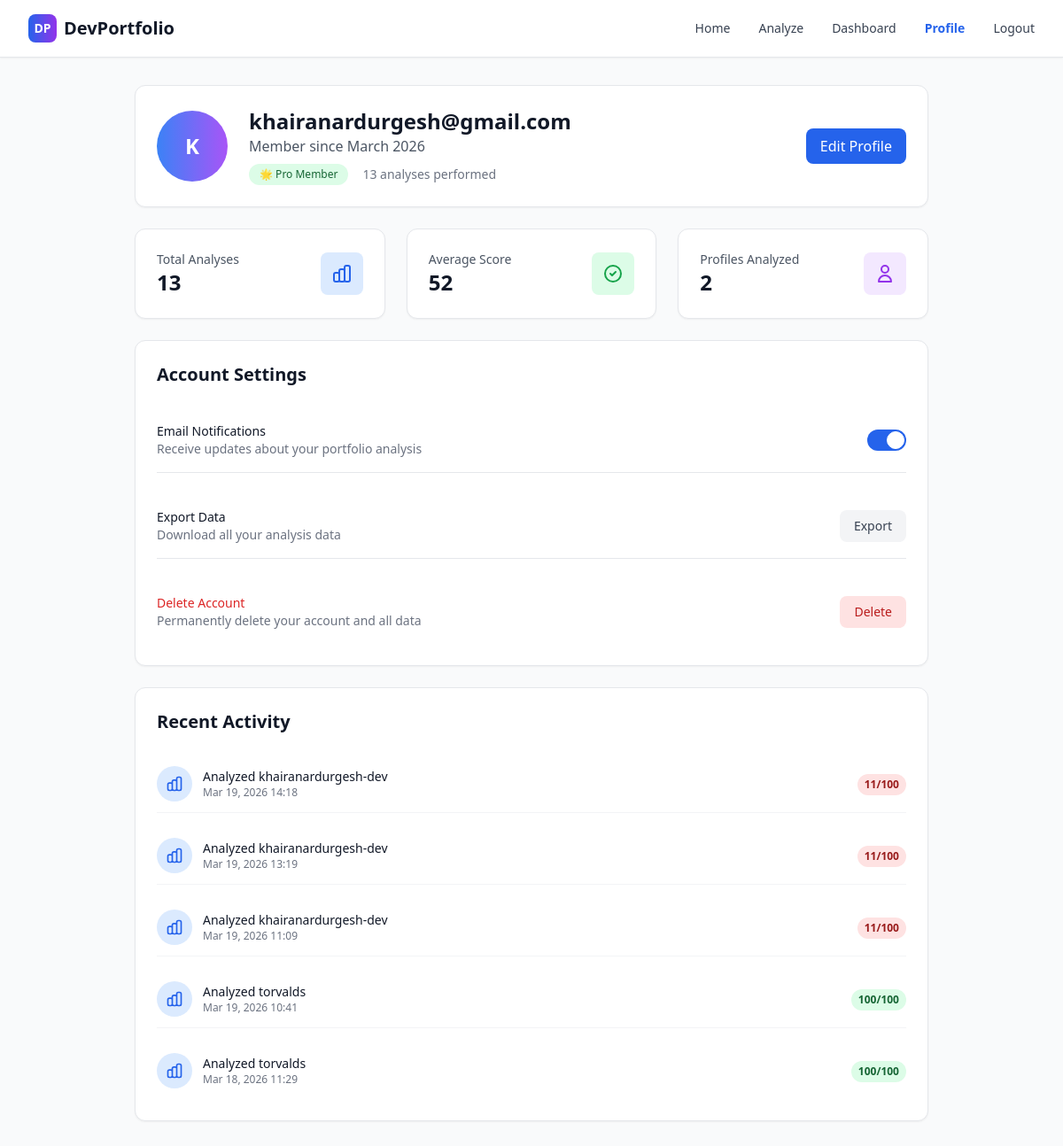
/profile/ (signed in), run on the app's committed database.
### analyzer/models.py (models this page shows, shortened)
class ReportHistory(models.Model):
    user = models.ForeignKey(settings.AUTH_USER_MODEL, on_delete=models.CASCADE, related_name="report_history")
    username = models.CharField(max_length=39)
    score = models.IntegerField()
    repo_count = models.IntegerField()
    stars = models.IntegerField()
    language_counts = models.JSONField(default=dict)
    top_languages = models.JSONField(default=list)
    strengths = models.JSONField(default=list)
    weaknesses = models.JSONField(default=list)
    ai_feedback = models.TextField(blank=True)
    created_at = models.DateTimeField(auto_now_add=True)
    class Meta:
        ordering = ['-created_at']

### analyzer/views.py (the view)
# urls.py: path('profile/', profile, name='profile'),
@login_required
def profile(request):
    user_analyses = ReportHistory.objects.filter(user=request.user)
    total_analyses = user_analyses.count()
    unique_profiles = user_analyses.values('username').distinct().count()
    try:
        user_profile = request.user.profile
    except UserProfile.DoesNotExist:
        user_profile = UserProfile.objects.create(
            user=request.user,
            is_pro=False,
            free_usage_count=0
        )
    avg_score = user_analyses.aggregate(avg_score=Avg('score'))['avg_score'] or 0
    average_score = round(avg_score, 1)
    recent_analyses = user_analyses.order_by('-created_at')[:5]
    return render(request, 'profile.html', {
        'total_analyses': total_analyses,
        'unique_profiles': unique_profiles,
        'average_score': average_score,
        'recent_analyses': recent_analyses,
        'user_profile': user_profile,
    })

### analyzer/templates/profile.html (shortened to what this page needs)
<!DOCTYPE html>
<html lang="en">
<head>
<script src="https://cdn.tailwindcss.com"></script>
</head>
<body class="bg-gray-50">
<nav class="fixed top-0 w-full bg-white/95 backdrop-blur-md border-b border-gray-200 shadow-sm z-50">
  <div class="max-w-7xl mx-auto px-4 sm:px-6 lg:px-8">
    <div class="flex justify-between items-center h-16">
      <div class="flex items-center gap-2">
        <div class="w-8 h-8 bg-gradient-to-r from-blue-600 to-purple-600 rounded-lg flex items-center justify-center">
          <span class="text-white font-bold text-sm">DP</span>
        </div>
        <div class="font-bold text-xl text-gray-900">DevPortfolio</div>
      </div>
      <div class="hidden md:flex items-center gap-8 text-sm font-medium">
        <a href="/" class="text-gray-700 hover:text-blue-600 transition-colors">Home</a>
        <a href="/analyze/" class="text-gray-700 hover:text-blue-600 transition-colors">Analyze</a>
        <a href="/history/" class="text-gray-700 hover:text-blue-600 transition-colors">Dashboard</a>
        <a href="/profile/" class="text-blue-600 font-semibold">Profile</a>
        <button onclick="confirmLogout()" class="text-gray-700 hover:text-red-600 transition-colors">Logout</button>
      </div>
    </div>
  </div>
</nav>
<main class="pt-24 pb-12 px-4 sm:px-6 lg:px-8">
  <div class="max-w-4xl mx-auto">
    <div class="bg-white rounded-xl shadow-sm border border-gray-200 p-6 mb-6">
      <div class="flex items-center gap-6">
        <div class="w-20 h-20 bg-gradient-to-r from-blue-500 to-purple-500 rounded-full flex items-center justify-center">
          <span class="text-white font-bold text-2xl">{{ user.username|first|upper }}</span>
        </div>
        <div class="flex-1">
          <h1 class="text-2xl font-bold text-gray-900">{{ user.username }}</h1>
          <p class="text-gray-600">Member since {{ user.date_joined|date:"F Y" }}</p>
          <div class="flex items-center gap-4 mt-2">
            {% if user_profile.is_pro %}
              <span class="inline-flex items-center px-3 py-1 rounded-full text-xs font-medium bg-green-100 text-green-800">
                🌟 Pro Member
              </span>
            {% else %}
              <span class="inline-flex items-center px-3 py-1 rounded-full text-xs font-medium bg-blue-100 text-blue-800">
                📊 Free Plan ({{ user_profile.free_usage_count }}/1 used)
              </span>
            {% endif %}
            <span class="text-sm text-gray-500">
              {{ total_analyses }} analyses performed
            </span>
          </div>
        </div>
        <div class="flex gap-3">
          <button onclick="editProfile()" class="px-4 py-2 bg-blue-600 text-white rounded-lg hover:bg-blue-700 transition-colors">
            Edit Profile
          </button>
        </div>
      </div>
    </div>
    <div class="grid grid-cols-1 md:grid-cols-3 gap-6 mb-6">
      <div class="bg-white rounded-xl shadow-sm border border-gray-200 p-6">
        <div class="flex items-center justify-between">
          <div>
            <p class="text-sm font-medium text-gray-600">Total Analyses</p>
            <p class="text-2xl font-bold text-gray-900">{{ total_analyses }}</p>
          </div>
          <div class="w-12 h-12 bg-blue-100 rounded-lg flex items-center justify-center">
          </div>
        </div>
      </div>
      <div class="bg-white rounded-xl shadow-sm border border-gray-200 p-6">
        <div class="flex items-center justify-between">
          <div>
            <p class="text-sm font-medium text-gray-600">Average Score</p>
            <p class="text-2xl font-bold text-gray-900">{{ average_score|floatformat:0 }}</p>
          </div>
          <div class="w-12 h-12 bg-green-100 rounded-lg flex items-center justify-center">
            <svg class="w-6 h-6 text-green-600" fill="none" stroke="currentColor" viewBox="0 0 24 24">
              <path stroke-linecap="round" stroke-linejoin="round" stroke-width="2" d="M9 12l2 2 4-4m6 2a9 9 0 11-18 0 9 9 0 0118 0z"></path>
            </svg>
          </div>
        </div>
      </div>
      <div class="bg-white rounded-xl shadow-sm border border-gray-200 p-6">
        <div class="flex items-center justify-between">
          <div>
            <p class="text-sm font-medium text-gray-600">Profiles Analyzed</p>
            <p class="text-2xl font-bold text-gray-900">{{ unique_profiles }}</p>
          </div>
          <div class="w-12 h-12 bg-purple-100 rounded-lg flex items-center justify-center">
            <svg class="w-6 h-6 text-purple-600" fill="none" stroke="currentColor" viewBox="0 0 24 24">
              <path stroke-linecap="round" stroke-linejoin="round" stroke-width="2" d="M16 7a4 4 0 11-8 0 4 4 0 018 0zM12 14a7 7 0 00-7 7h14a7 7 0 00-7-7z"></path>
            </svg>
          </div>
        </div>
      </div>
    </div>
    <div class="bg-white rounded-xl shadow-sm border border-gray-200 p-6 mb-6">
      <h2 class="text-xl font-semibold text-gray-900 mb-6">Account Settings</h2>
      <div class="space-y-6">
        <div class="flex items-center justify-between py-4 border-b border-gray-200">
          <div>
            <h3 class="text-sm font-medium text-gray-900">Email Notifications</h3>
            <p class="text-sm text-gray-500">Receive updates about your portfolio analysis</p>
          </div>
          <label class="relative inline-flex items-center cursor-pointer">
            <div class="w-11 h-6 bg-gray-200 peer-focus:outline-none peer-focus:ring-4 peer-focus:ring-blue-300 rounded-full peer peer-checked:after:translate-x-full peer-checked:after:border-white after:content-[''] after:absolute after:top-[2px] after:left-[2px] after:bg-white after:border-gray-300 after:border after:rounded-full after:h-5 after:w-5 after:transition-all peer-checked:bg-blue-600"></div>
          </label>
        </div>
        <div class="flex items-center justify-between py-4 border-b border-gray-200">
          <div>
            <h3 class="text-sm font-medium text-gray-900">Export Data</h3>
            <p class="text-sm text-gray-500">Download all your analysis data</p>
          </div>
          <button onclick="exportData()" class="px-4 py-2 text-sm bg-gray-100 text-gray-700 rounded-lg hover:bg-gray-200 transition-colors">
            Export
          </button>
        </div>
        <div class="flex items-center justify-between py-4">
          <div>
            <h3 class="text-sm font-medium text-red-600">Delete Account</h3>
            <p class="text-sm text-gray-500">Permanently delete your account and all data</p>
          </div>
          <button onclick="confirmDeleteAccount()" class="px-4 py-2 text-sm bg-red-100 text-red-700 rounded-lg hover:bg-red-200 transition-colors">
            Delete
          </button>
        </div>
      </div>
    </div>
    <div class="bg-white rounded-xl shadow-sm border border-gray-200 p-6">
      <h2 class="text-xl font-semibold text-gray-900 mb-6">Recent Activity</h2>
      {% if recent_analyses %}
      <div class="space-y-4">
        {% for analysis in recent_analyses %}
        <div class="flex items-center justify-between py-3 border-b border-gray-100 last:border-0">
          <div class="flex items-center gap-3">
            <div class="w-10 h-10 bg-blue-100 rounded-full flex items-center justify-center">
            </div>
            <div>
              <p class="text-sm font-medium text-gray-900">Analyzed {{ analysis.username }}</p>
              <p class="text-xs text-gray-500">{{ analysis.created_at|date:"M d, Y H:i" }}</p>
            </div>
          </div>
          <div class="text-right">
            <span class="inline-flex px-2 py-1 text-xs font-semibold rounded-full
              {% if analysis.score >= 70 %}bg-green-100 text-green-800
              {% elif analysis.score >= 40 %}bg-yellow-100 text-yellow-800
              {% else %}bg-red-100 text-red-800{% endif %}">
              {{ analysis.score }}/100
            </span>
          </div>
        </div>
        {% endfor %}
      </div>
      {% endif %}
    </div>
  </div>
</main>
</body>
</html>

### data on the page
ReportHistory: username "khairanardurgesh-dev", created_at "Mar 19, 2026 14:18", score "11"
ReportHistory: username "khairanardurgesh-dev", created_at "Mar 19, 2026 13:19", score "11"
ReportHistory: username "khairanardurgesh-dev", created_at "Mar 19, 2026 11:09", score "11"
ReportHistory: username "torvalds", created_at "Mar 19, 2026 10:41", score "100"
ReportHistory: username "torvalds", created_at "Mar 18, 2026 11:29", score "100"

### other printed values
{{ user.username|first|upper }} "K"
{{ user.username }} "khairanardurgesh@gmail.com"
{{ user.date_joined|date:"F Y" }} "March 2026"
{{ total_analyses }} "13"
{{ average_score|floatformat:0 }} "52"
{{ unique_profiles }} "2"
